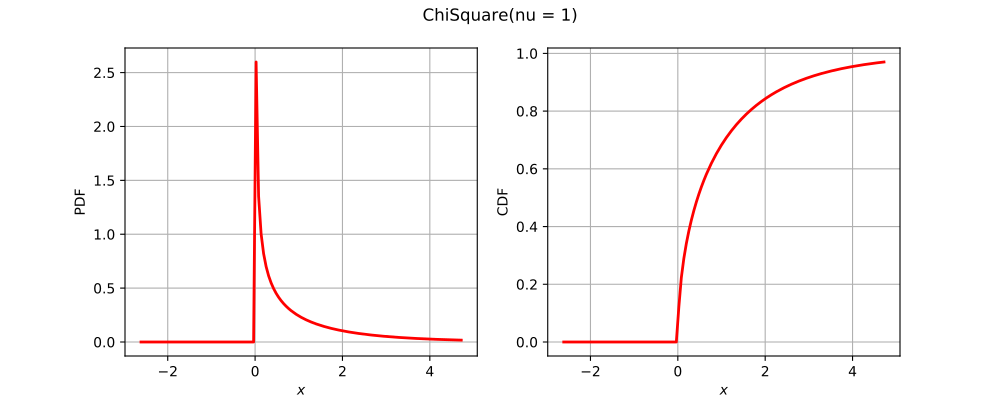

Reproduce this figure in Python.
import openturns as ot
from matplotlib import pyplot as plt
from openturns.viewer import View
if ot.ChiSquare().__class__.__name__ == 'Bernoulli':
    distribution = ot.Bernoulli(0.7)
elif ot.ChiSquare().__class__.__name__ == 'Binomial':
    distribution = ot.Binomial(5, 0.2)
elif ot.ChiSquare().__class__.__name__ == 'Hypergeometric':
    distribution = ot.Hypergeometric(10, 4, 7)
elif ot.ChiSquare().__class__.__name__ == 'CumulativeDistributionNetwork':
    coll = [ot.Normal(2),ot.Dirichlet([0.5, 1.0, 1.5])]
    distribution = ot.CumulativeDistributionNetwork(coll, ot.BipartiteGraph([[0,1], [0,1]]))
elif ot.ChiSquare().__class__.__name__ == 'Histogram':
    distribution = ot.Histogram([-1.0, 0.5, 1.0, 2.0], [0.45, 0.4, 0.15])
elif ot.ChiSquare().__class__.__name__ == 'KernelMixture':
    kernel = ot.Uniform()
    sample = ot.Normal().getSample(5)
    bandwith = [1.0]
    distribution = ot.KernelMixture(kernel, bandwith, sample)
elif ot.ChiSquare().__class__.__name__ == 'MaximumDistribution':
    coll = [ot.Uniform(2.5, 3.5), ot.LogUniform(1.0, 1.2), ot.Triangular(2.0, 3.0, 4.0)]
    distribution = ot.MaximumDistribution(coll)
elif ot.ChiSquare().__class__.__name__ == 'Multinomial':
    distribution = ot.Multinomial(5, [0.2])
elif ot.ChiSquare().__class__.__name__ == 'RandomMixture':
    coll = [ot.Triangular(0.0, 1.0, 5.0), ot.Uniform(-2.0, 2.0)]
    weights = [0.8, 0.2]
    cst = 3.0
    distribution = ot.RandomMixture(coll, weights, cst)
elif ot.ChiSquare().__class__.__name__ == 'TruncatedDistribution':
    distribution = ot.TruncatedDistribution(ot.Normal(2.0, 1.5), 1.0, 4.0)
elif ot.ChiSquare().__class__.__name__ == 'UserDefined':
    distribution = ot.UserDefined([[0.0], [1.0], [2.0]], [0.2, 0.7, 0.1])
elif ot.ChiSquare().__class__.__name__ == 'ZipfMandelbrot':
    distribution = ot.ZipfMandelbrot(10, 2.5, 0.3)
else:
    distribution = ot.ChiSquare()
dimension = distribution.getDimension()
title = str(distribution)[:100].split('\n')[0]
if dimension == 1:
    distribution.setDescription(['$x$'])
    pdf_graph = distribution.drawPDF()
    cdf_graph = distribution.drawCDF()
    fig = plt.figure(figsize=(10, 4))
    pdf_axis = fig.add_subplot(121)
    cdf_axis = fig.add_subplot(122)
    View(pdf_graph, figure=fig, axes=[pdf_axis], add_legend=False)
    View(cdf_graph, figure=fig, axes=[cdf_axis], add_legend=False)
    fig.suptitle(title)
elif dimension == 2:
    distribution.setDescription(['$x_1$', '$x_2$'])
    pdf_graph = distribution.drawPDF()
    pdf_graph.setTitle(title)
    fig = plt.figure(figsize=(10, 5))
    pdf_axis = fig.add_subplot(111)
    View(pdf_graph, figure=fig, axes=[pdf_axis], add_legend=False, square_axes=False)
